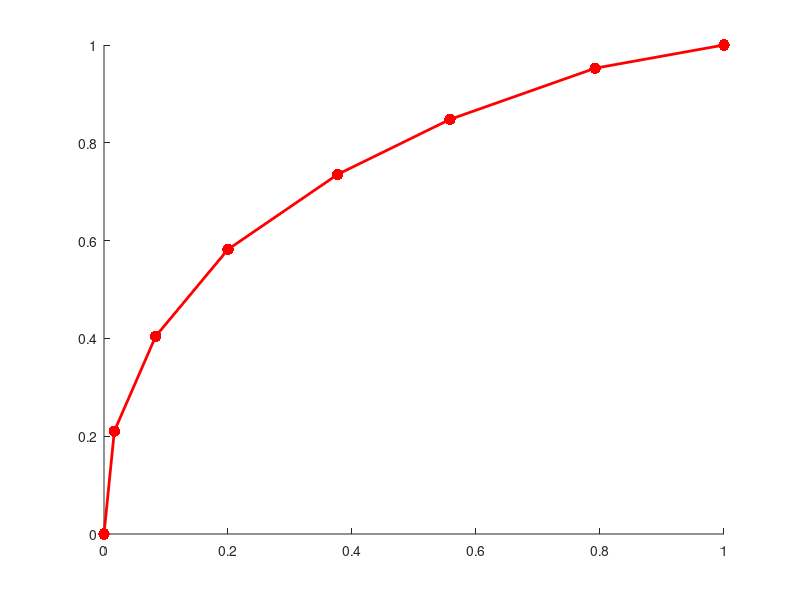

The MATLAB script that drew this image: (Note: this script raises an error after producing the figure.)
clc;
clear;
close all;
%%
load ('./psych_data.mat')

badsub=[]; % more than 15% of rejected trials

AllData = psych_data;
AllData(:,:,badsub) = [];
TCohs = [3.2, 6.4, 12.8, 25.6 51.2]/100;
NewData = [];
for i=1:size(AllData,3)
    NewData = [NewData; [squeeze(AllData(:,:,i)), i*ones(size(AllData,1),1)]];
    
end
NewData(isnan(NewData(:,1)),:) = [];
NewData(:,3) = NewData(:,3)/7;
NewData(:,4) = NewData(:,4)/1000;



ConfLevels = [0 ;unique(NewData(:,3))];
% For Direction Positive is 1 negative is 0
NumForce = unique(NewData(:,end-1));
for si=1:size(AllData,3) % Subs
    SubData = NewData(NewData(:,end)== si,:);
    for j=1:length(NumForce)
%         return
        TmpNewData = SubData(SubData(:,end-1)==NumForce(j),:);
        TmpConf = TmpNewData(:,3);
        TmpDir = sign(TmpNewData(:,1));
        TmpDir(TmpDir==-1) = 0;
        ACC = TmpNewData(:,2) == TmpDir;
        cBins = find(ACC==1);
        eBins = find(ACC==0);
        totalCorrect = length(cBins);
        totalIncorrect = length(eBins);
        ConfCorrect = TmpConf(cBins);
        ConfIncorrect = TmpConf(eBins);
        for ci = 1:length(ConfLevels)
            Hits(si,j,ci)=sum(ConfCorrect  >= ConfLevels(ci))./ totalCorrect;        %hits: high confidence in correct trials
            FAs(si,j,ci)=sum(ConfIncorrect >= ConfLevels(ci))./ totalIncorrect;       %false alarm: high confidence in incorrect trials
%             plot(FAs(si,j,ci), Hits(si,j,ci),'k.', 'MarkerSize',20)

        end
        Hits(si,j,ci+1)=0; %hits: high confidence in correct trials
        FAs(si,j,ci+1)=0;
        Surfs(si,j) = -trapz(squeeze(FAs(si,j,:)), squeeze(Hits(si,j,:)));
%         Diff(si,j,:) = ACC(si,j,:) - Conf(si,j,:);
    end
end

Color = ['r', 'b'];
figure, hold on
for i=1:length(NumForce)
    P1{i} = plot(squeeze(mean(FAs(:,i,:),1)),...
        squeeze(mean(Hits(:,i,:),1)),[Color(i),'.-'],'MarkerSize',25,'LineWidth',2);
    MyErrorBar(squeeze(mean(FAs(:,i,:),1)),...
        squeeze(mean(Hits(:,i,:),1)), squeeze(std(Hits(:,i,:),1))/ sqrt(size(Hits, 1)),...
        Color(i));
    MyErrorBar_H(squeeze(mean(FAs(:,i,:),1)),...
        squeeze(mean(Hits(:,i,:),1)), squeeze(std(FAs(:,i,:),1))/ sqrt(size(FAs, 1)),...
        Color(i));
end
xBin = linspace(0, 1, 100);
plot(xBin, xBin, 'k--', 'LineWidth', 1)
SetPlot_ROC
xlabel('False Alarms');
ylabel('Hits');


figure, hold on
[~,res,tt,stats025] = ttest(Surfs(:,1)',Surfs(:,2)')


for i=1:length(NumForce)
    I = bar(i, mean(Surfs(:,i)),.4);
    I.FaceColor = 'w';
    I.EdgeColor = Color(i);
    I.LineWidth = 2;
end
for si=1:size(AllData,3)
    P = plot([1,2],[Surfs(si,1), Surfs(si,2)],'k-','LineWidth',2);
    P.Color(4)=0.2;
    plot(1,Surfs(si,1),'r.','MarkerSize',20);
    plot(2,Surfs(si,2),'b.','MarkerSize',20);
    
end
ylim([.5, 1])
set(gcf,'Color','w');
xlabel('Force')
ylabel('ROC');
xtick = [1:2];
xticklabe={'0 N','6 N'};
set(gca,'XTick',xtick,'XTickLabel',xticklabe,'FontSize',12);
legend boxoff;
set(gca,'TickDir','out');
set(gca,'FontSize',20);
set(gca,'linewidth',1.5);
figure(1)
legend([P1{1} P1{2}],'Force 0','Force 6')
legend boxoff


%%


